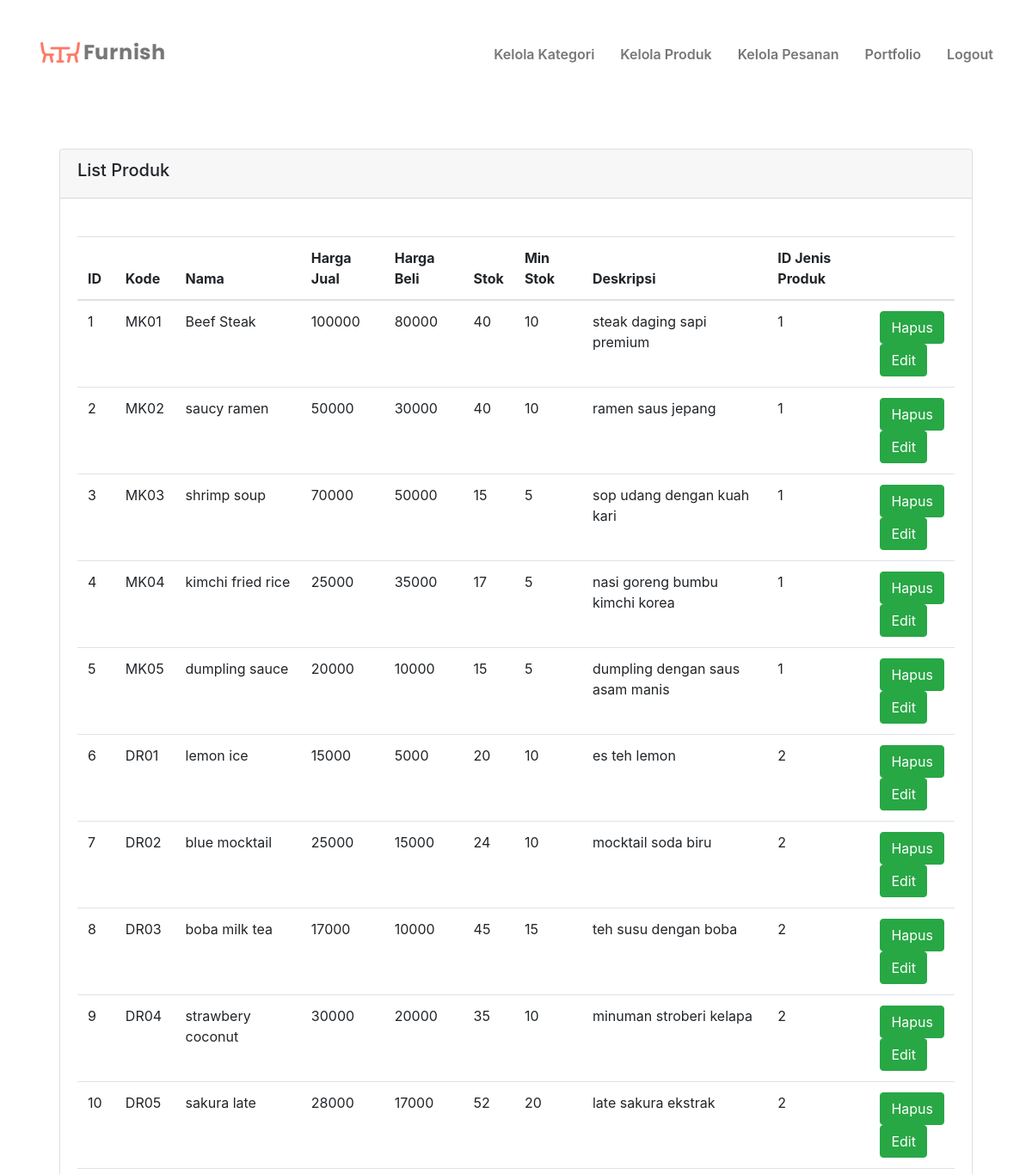
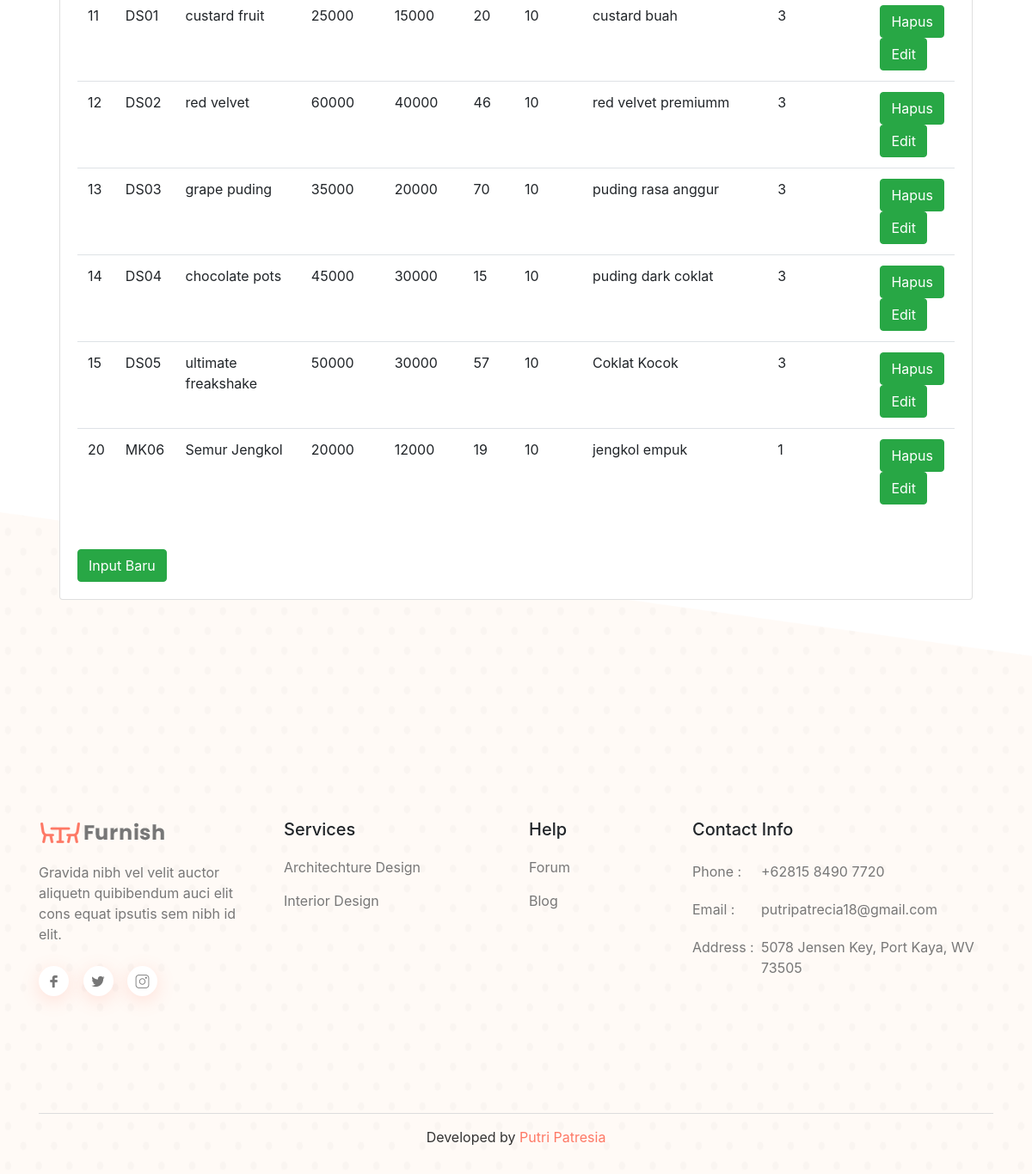
/produk.php, run on the app's committed database (2 pictures, top to bottom).
### tables this page shows
CREATE TABLE `produk` (
  `id` int(11) NOT NULL,
  `kode` varchar(10) NOT NULL,
  `nama` varchar(45) NOT NULL,
  `harga_jual` double DEFAULT 0,
  `harga_beli` double DEFAULT 0,
  `stok` int(11) DEFAULT 0,
  `min_stok` int(11) DEFAULT 0,
  `deskripsi` text DEFAULT NULL,
  `jenis_produk_id` int(11) DEFAULT NULL
);

### produk.php (the view, shortened to what this page needs)
<?php include_once('header.php'); ?>
<?php include_once('dbkonek.php'); ?>
<section id="product" class="product-area pt-125 pb-130 mt-5">
    <div class="container">
        <div class="container-fluid px-4">
            <div class="row">
                <div class="col-md-12">
                    <div class="card">
                        <div class="card-header"><h5>List Produk</h5></div>
                            <div class="card-body">
                                <table class="table mt-4 table-responsive">
                                    <thead>
                                        <tr>
                                            <th scope="col">ID</th>
                                            <th scope="col">Kode</th>
                                            <th scope="col">Nama</th>
                                            <th scope="col">Harga Jual</th>
                                            <th scope="col">Harga Beli</th>
                                            <th scope="col">Stok</th>
                                            <th scope="col">Min Stok</th>
                                            <th scope="col">Deskripsi</th>
                                            <th scope="col">ID Jenis Produk</th>
                                            <th scope="col"></th>
                                        </tr>
                                    </thead>
                                    <tbody>
                                        <?php
                                        $data= $db->query("SELECT * FROM produk");
                                        foreach($data as $d):
                                        ?>
                                    <tr>
                                        <td><?= $d['id'] ?></td>
                                        <td><?= $d['kode'] ?></td>
                                        <td><?= $d['nama'] ?></td>
                                        <td><?= $d['harga_jual'] ?></td>
                                        <td><?= $d['harga_beli'] ?></td>
                                        <td><?= $d['stok'] ?></td>
                                        <td><?= $d['min_stok'] ?></td>
                                        <td><?= $d['deskripsi'] ?></td>
                                        <td><?= $d['jenis_produk_id'] ?></td>
                                        <td>
                                            <a href="delete_produk.php?id=<?= $d['id'] ?>" class="btn btn-success">Hapus</a> <br>
                                            <a href="form_update_produk.php?id=<?= $d['id'] ?>" class="btn btn-success">Edit</a>
                                        </td>
                                    </tr>
                                        <?php
                                        endforeach;
                                        ?>
                                    </tbody>
                                </table>
                                <a href="form_produk.php" class="btn btn-success mt-4">Input Baru</a>
                            </div>
                        </div>
                    </div>
                </div>
            </div>
        </div>
</section>
<?php include_once('footer.php'); ?>

### header.php (shortened to what this page needs)
<!doctype html>
<html lang="en">
<head>
    <link rel="stylesheet" href="assets/css/bootstrap.min.css">
    <link rel="stylesheet" href="assets/css/animate.css">
    <link rel="stylesheet" href="assets/css/magnific-popup.css">
    <link rel="stylesheet" href="assets/css/slick.css">
    <link rel="stylesheet" href="assets/css/LineIcons.css">
    <link rel="stylesheet" href="assets/css/default.css">
    <link rel="stylesheet" href="assets/css/style.css">
    <link rel="stylesheet" href="assets/css/responsive.css">
    <link rel="stylesheet" href="https://stackpath.bootstrapcdn.com/bootstrap/4.1.3/css/bootstrap.min.css">
    <link rel="stylesheet" href="https://maxcdn.bootstrapcdn.com/font-awesome/4.7.0/css/font-awesome.min.css">
</head>
<body>
    <header class="header-area">
        <div class="container">
            <div class="row ">
                <div class="col-lg-12">
                    <nav class="navbar navbar-expand-lg">
                        <a class="navbar-brand" href="index.html">
                            <img src="assets/images/logo.png" alt="Logo">
                        </a>
                        <div class="collapse navbar-collapse" id="navbarSupportedContent">
                            <ul id="nav" class="navbar-nav ml-auto">
                                <li class="nav-item">
                                    <a data-scroll-nav="0" href="kategori.php">Kelola Kategori</a>
                                </li>
                                <li class="nav-item">
                                    <a data-scroll-nav="0" href="produk.php" alt="#product">Kelola Produk</a>
                                </li>
                                <li class="nav-item">
                                    <a data-scroll-nav="0" href="pesanan.php">Kelola Pesanan</a>
                                </li>
                                <li class="nav-item">
                                    <a data-scroll-nav="0" href="#showcase">Portfolio</a>
                                </li>
                                <li class="nav-item">
                                    <a data-scroll-nav="0" href="index.html">Logout</a>
                                </li>
                            </ul>
                        </div>
                    </nav>
                </div>
            </div>
        </div>
    </header>

### footer.php (shortened to what this page needs)
<section id="footer" class="footer-area">
        <div class="container">
            <div class="footer-widget pt-75 pb-120">
                <div class="row">
                    <div class="col-lg-3 col-md-5 col-sm-7">
                        <div class="footer-logo mt-40">
                            <a href="#">
                                <img src="assets/images/logo.png" alt="Logo">
                            </a>
                            <p class="mt-10">Gravida nibh vel velit auctor aliquetn quibibendum auci elit cons equat ipsutis sem nibh id elit.</p>
                            <ul class="footer-social mt-25">
                                <li><a href="#"><i class="lni-facebook-filled"></i></a></li>
                                <li><a href="#"><i class="lni-twitter-original"></i></a></li>
                                <li><a href="#"><i class="lni-instagram"></i></a></li>
                            </ul>
                        </div>
                    </div>
                    <div class="col-lg-3 col-md-4 col-sm-5">
                        <div class="footer-link mt-50">
                            <h5 class="f-title">Services</h5>
                            <ul>
                                <li><a href="#">Architechture Design</a></li>
                                <li><a href="#">Interior Design</a></li>
                            </ul>
                        </div>
                    </div>
                    <div class="col-lg-2 col-md-3 col-sm-5">
                        <div class="footer-link mt-50">
                            <h5 class="f-title">Help</h5>
                            <ul>
                                <li><a href="#">Forum</a></li>
                                <li><a href="#">Blog</a></li>
                            </ul>
                        </div>
                    </div>
                    <div class="col-lg-4 col-md-5 col-sm-7">
                        <div class="footer-info mt-50">
                            <h5 class="f-title">Contact Info</h5>
                            <ul>
                                <li>
                                    <div class="single-footer-info mt-20">
                                        <span>Phone :</span>
                                        <div class="footer-info-content">
                                            <p>+62815 8490 7720</p>
                                        </div>
                                    </div>
                                </li>
                                <li>
                                    <div class="single-footer-info mt-20">
                                        <span>Email :</span>
                                        <div class="footer-info-content">
                                            <p>putripatrecia18@gmail.com</p>
                                        </div>
                                    </div>
                                </li>
                                <li>
                                    <div class="single-footer-info mt-20">
                                        <span>Address :</span>
                                        <div class="footer-info-content">
                                            <p>5078 Jensen Key, Port Kaya, WV 73505</p>
                                        </div>
                                    </div>
                                </li>
                            </ul>
                        </div>
                    </div>
                </div>
            </div>
            <div class="footer-copyright pt-15 pb-15">
                <div class="row">
                    <div class="col-lg-12">
                        <div class="copyright text-center">
                            <p>Developed by <a href="https://uideck.com" rel="nofollow">Putri Patresia</a></p>
                        </div>
                    </div>
                </div>
            </div>
        </div>
    </section>
</body>
</html>

### assets/css/default.css (style rules this page uses)
.mt-5 { margin-top: 5px; }
.mt-10 { margin-top: 10px; }
.mt-20 { margin-top: 20px; }
.mt-25 { margin-top: 25px; }
.mt-40 { margin-top: 40px; }
.mt-50 { margin-top: 50px; }
.pt-15 { padding-top: 15px; }
.pt-75 { padding-top: 75px; }
.pt-125 { padding-top: 125px; }
.pb-15 { padding-bottom: 15px; }
.pb-120 { padding-bottom: 120px; }
.pb-130 { padding-bottom: 130px; }

### assets/css/style.css (style rules this page uses)
body { font-family: "Poppins", sans-serif; font-weight: normal; font-style: normal; color: #777; }
* { margin: 0; padding: 0; -webkit-box-sizing: border-box; -moz-box-sizing: border-box; box-sizing: border-box; }
img { max-width: 100%; }
i, span, a { display: inline-block; }
h1, h2, h3, h4, h5, h6 { font-family: "Poppins", sans-serif; font-weight: 600; color: #333; margin: 0px; }
h5 { font-size: 20px; }
ul, ol { margin: 0px; padding: 0px; list-style-type: none; }
p { font-size: 16px; font-weight: 400; line-height: 24px; color: #777; margin: 0px; }
.header-area { padding: 30px 0; background-color: #fff; position: absolute; top: 0; left: 0; width: 100%; background-color: #fff; z-index: 9; }
.header-area .navbar { padding: 0; }
.header-area .navbar .navbar-brand { padding-bottom: 10px; }
.header-area .navbar .navbar-nav .nav-item { margin-left: 30px; }
.header-area .navbar .navbar-nav .nav-item a { font-size: 16px; font-weight: 600; color: #777; -webkit-transition: all 0.4s ease-out 0s; -moz-transition: all 0.4s ease-out 0s; -ms-transition: all 0.4s ease-out 0s; -o-transition: all 0.4s ease-out 0s; transition: all 0.4s ease-out 0s; }
.footer-area { position: relative; }
.footer-area::before { position: absolute; content: ''; background-image: url(../images/footer-bg.png); background-repeat: no-repeat; background-position: top center; width: 100%; height: 770px; bottom: 0; left: 0; background-size: 100% 100%; z-index: -1; }
.footer-logo .footer-social li { display: inline-block; margin-left: 12px; }
.footer-logo .footer-social li:first-child { margin-left: 0; }
.footer-logo .footer-social li a { font-size: 16px; color: #777; width: 35px; height: 35px; line-height: 38px; text-align: center; background-color: #fff; -webkit-box-shadow: 0px 5px 21px 0px rgba(254, 119, 101, 0.2); -moz-box-shadow: 0px 5px 21px 0px rgba(254, 119, 101, 0.2); box-shadow: 0px 5px 21px 0px rgba(254, 119, 101, 0.2); -webkit-transition: all 0.4s ease-out 0s; -moz-transition: all 0.4s ease-out 0s; -ms-transition: all 0.4s ease-out 0s; -o-transition: all 0.4s ease-out 0s; transition: all 0.4s ease-out 0s; border-radius: 50%; }
.f-title { font-size: 20px; padding-bottom: 5px; }
.footer-link ul li { margin-top: 15px; }
.footer-link ul li a { color: #777; font-size: 16px; -webkit-transition: all 0.4s ease-out 0s; -moz-transition: all 0.4s ease-out 0s; -ms-transition: all 0.4s ease-out 0s; -o-transition: all 0.4s ease-out 0s; transition: all 0.4s ease-out 0s; }
.footer-info { padding-left: 70px; }
@media only screen and (min-width: 992px) and (max-width: 1200px) { .footer-info { padding-left: 0; } }
.single-footer-info { position: relative; }
.single-footer-info span { font-size: 16px; color: #777; position: absolute; top: 0; left: 0; }
.single-footer-info .footer-info-content { padding-left: 80px; }
.footer-copyright { border-top: 1px solid #ddd; }
.footer-copyright a { color: #fe7865; }
.footer-copyright .copyright p { color: #333; }

### data on the page
produk: id "1", kode "MK01", nama "Beef Steak", harga_jual "100000", harga_beli "80000", stok "40", min_stok "10", deskripsi "steak daging sapi premium", jenis_produk "1"
produk: id "2", kode "MK02", nama "saucy ramen", harga_jual "50000", harga_beli "30000", stok "40", min_stok "10", deskripsi "ramen saus jepang", jenis_produk "1"
produk: id "3", kode "MK03", nama "shrimp soup", harga_jual "70000", harga_beli "50000", stok "15", min_stok "5", deskripsi "sop udang dengan kuah kari", jenis_produk "1"
produk: id "4", kode "MK04", nama "kimchi fried rice", harga_jual "25000", harga_beli "35000", stok "17", min_stok "5", deskripsi "nasi goreng bumbu kimchi korea", jenis_produk "1"
produk: id "5", kode "MK05", nama "dumpling sauce", harga_jual "20000", harga_beli "10000", stok "15", min_stok "5", deskripsi "dumpling dengan saus asam manis", jenis_produk "1"
produk: id "6", kode "DR01", nama "lemon ice", harga_jual "15000", harga_beli "5000", stok "20", min_stok "10", deskripsi "es teh lemon", jenis_produk "2"
produk: id "7", kode "DR02", nama "blue mocktail", harga_jual "25000", harga_beli "15000", stok "24", min_stok "10", deskripsi "mocktail soda biru", jenis_produk "2"
produk: id "8", kode "DR03", nama "boba milk tea", harga_jual "17000", harga_beli "10000", stok "45", min_stok "15", deskripsi "teh susu dengan boba", jenis_produk "2"
produk: id "9", kode "DR04", nama "strawbery coconut", harga_jual "30000", harga_beli "20000", stok "35", min_stok "10", deskripsi "minuman stroberi kelapa", jenis_produk "2"
produk: id "10", kode "DR05", nama "sakura late", harga_jual "28000", harga_beli "17000", stok "52", min_stok "20", deskripsi "late sakura ekstrak", jenis_produk "2"
produk: id "11", kode "DS01", nama "custard fruit", harga_jual "25000", harga_beli "15000", stok "20", min_stok "10", deskripsi "custard buah", jenis_produk "3"
produk: id "12", kode "DS02", nama "red velvet", harga_jual "60000", harga_beli "40000", stok "46", min_stok "10", deskripsi "red velvet premiumm", jenis_produk "3"
produk: id "13", kode "DS03", nama "grape puding", harga_jual "35000", harga_beli "20000", stok "70", min_stok "10", deskripsi "puding rasa anggur", jenis_produk "3"
produk: id "14", kode "DS04", nama "chocolate pots", harga_jual "45000", harga_beli "30000", stok "15", min_stok "10", deskripsi "puding dark coklat", jenis_produk "3"
produk: id "15", kode "DS05", nama "ultimate freakshake", harga_jual "50000", harga_beli "30000", stok "57", min_stok "10", deskripsi "Coklat Kocok", jenis_produk "3"
produk: id "20", kode "MK06", nama "Semur Jengkol", harga_jual "20000", harga_beli "12000", stok "19", min_stok "10", deskripsi "jengkol empuk", jenis_produk "1"
